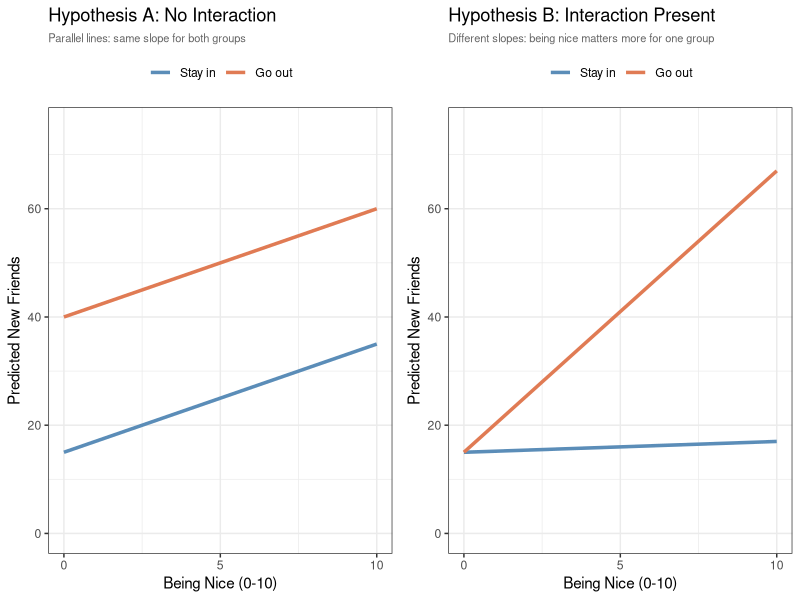
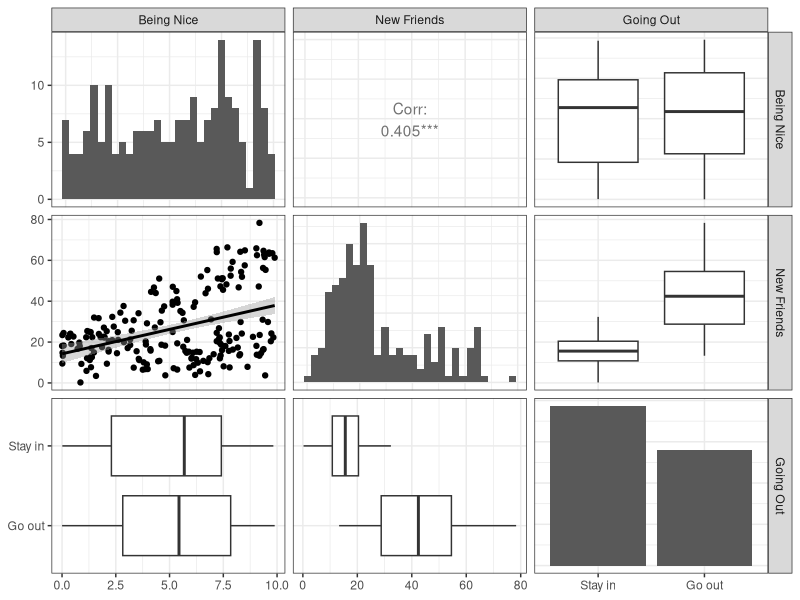
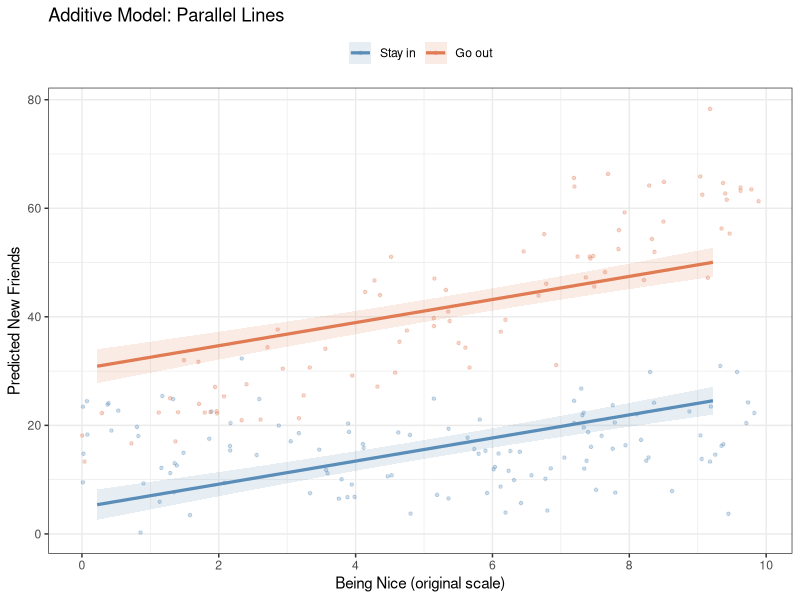
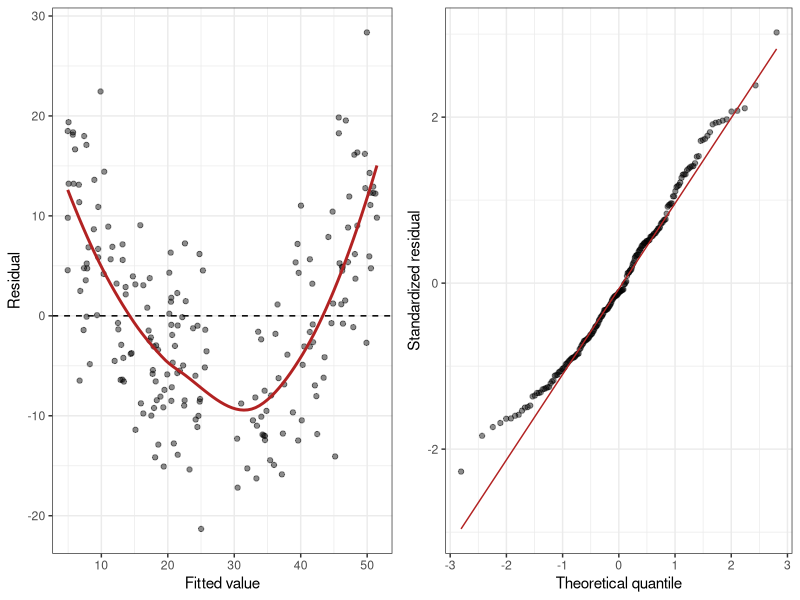
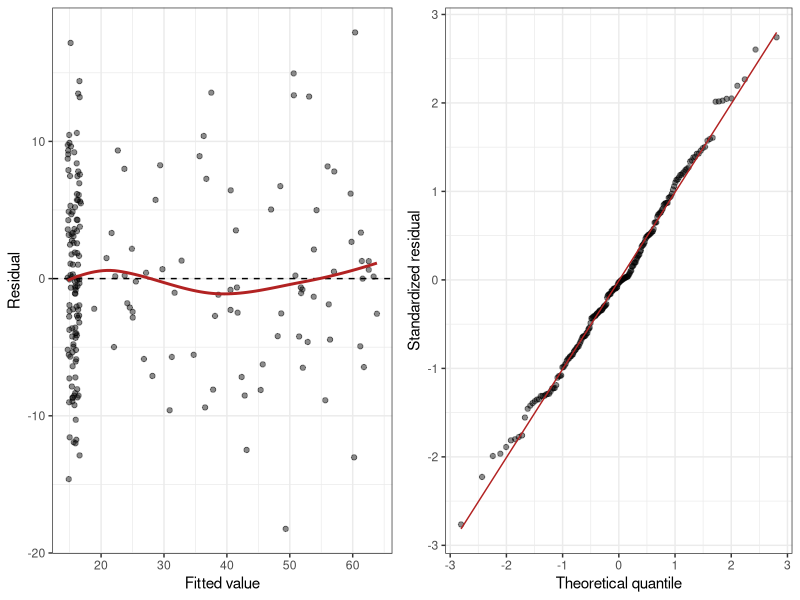
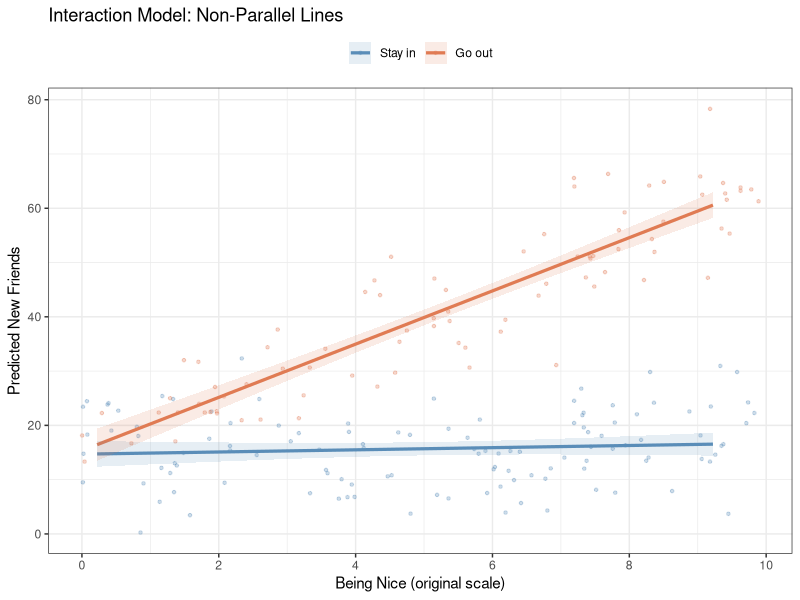
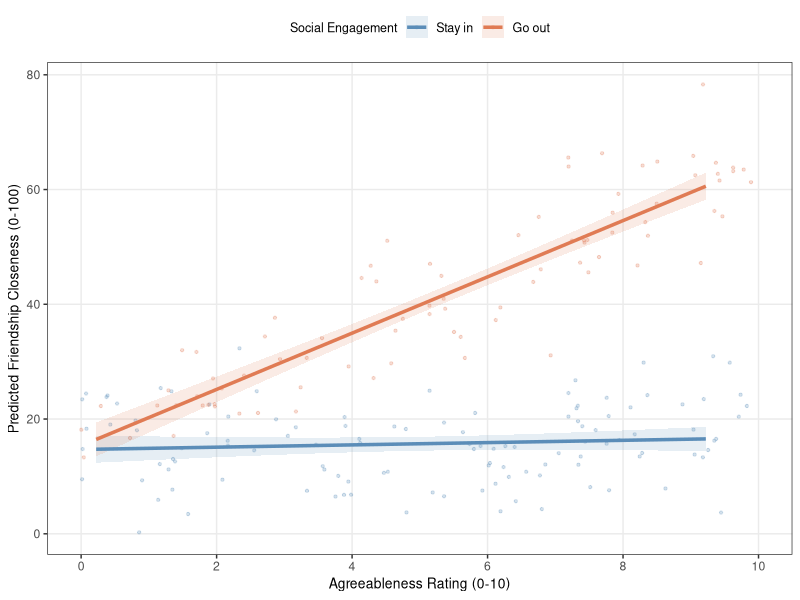

Reproduce these figures in R, in order.
## ---- chunk 1
knitr::opts_chunk$set(echo = FALSE)
knitr::opts_chunk$set(message = FALSE)
knitr::opts_chunk$set(warning = FALSE)
knitr::opts_chunk$set(fig.width = 4.5)
knitr::opts_chunk$set(fig.height = 3.5)
knitr::opts_chunk$set(fig.align = 'center')
knitr::opts_chunk$set(fig.show = "hold")
## ---- chunk 2
library(tidyverse)
library(ggplot2)
library(GGally)
library(emmeans)
library(gridExtra)
## ---- chunk 3
## Hypothesis A: No interaction (parallel lines)
hyp_A <- data.frame(
  BeingNice = c(0, 10, 0, 10),
  Predicted = c(15, 35, 40, 60),
  Group     = rep(c("Stay in", "Go out"), each = 2)
)
hyp_A$Group <- factor(hyp_A$Group, levels = c("Stay in", "Go out"))

p_A <- ggplot(hyp_A, aes(x = BeingNice, y = Predicted,
                          color = Group, group = Group)) +
  geom_line(linewidth = 1.2) +
  scale_x_continuous(breaks = c(0, 5, 10), limits = c(0, 10)) +
  scale_y_continuous(limits = c(0, 75)) +
  scale_color_manual(values = c("Stay in" = "#5b8db8", "Go out" = "#e07b54")) +
  labs(title = "Hypothesis A: No Interaction",
       subtitle = "Parallel lines: same slope for both groups",
       x = "Being Nice (0-10)", y = "Predicted New Friends",
       color = NULL) +
  theme_bw() +
  theme(legend.position = "top",
        plot.subtitle = element_text(size = 8, color = "grey40"))

## Hypothesis B: Interaction (different slopes)
hyp_B <- data.frame(
  BeingNice = c(0, 10, 0, 10),
  Predicted = c(15, 17, 15, 67),
  Group     = rep(c("Stay in", "Go out"), each = 2)
)
hyp_B$Group <- factor(hyp_B$Group, levels = c("Stay in", "Go out"))

p_B <- ggplot(hyp_B, aes(x = BeingNice, y = Predicted,
                          color = Group, group = Group)) +
  geom_line(linewidth = 1.2) +
  scale_x_continuous(breaks = c(0, 5, 10), limits = c(0, 10)) +
  scale_y_continuous(limits = c(0, 75)) +
  scale_color_manual(values = c("Stay in" = "#5b8db8", "Go out" = "#e07b54")) +
  labs(title = "Hypothesis B: Interaction Present",
       subtitle = "Different slopes: being nice matters more for one group",
       x = "Being Nice (0-10)", y = "Predicted New Friends",
       color = NULL) +
  theme_bw() +
  theme(legend.position = "top",
        plot.subtitle = element_text(size = 8, color = "grey40"))

gridExtra::grid.arrange(p_A, p_B, ncol = 2)
## ---- chunk 4
# Suppose BeingNice has a mean of 5.22
# After centering: a person with a raw score of 5.22 gets a centered score of 0

# The scale() function with center=TRUE and scale=FALSE does exactly this:
# data$BeingNice.C <- scale(data$BeingNice, center = TRUE, scale = FALSE)

# To check that it worked: the centered variable should have a mean of (essentially) zero
# mean(BeingNice.C)  # Should be ~0
## ---- chunk 5
set.seed(42)
n <- 200
X <- runif(n, 0, 10)
Z <- rbinom(n, 1, 0.5)
Y <- 0.05 * X + 0 * Z + 5 * X * Z + 15 + rnorm(n, sd = 7)
Friend.Data <- data.frame(BeingNice = X, GoingOut = Z, NewFriends = Y)
Friend.Data$GoingOut_ <- factor(Friend.Data$GoingOut,
                                levels = c(0, 1),
                                labels = c("Stay in", "Go out"))
Friend.Data$BeingNice.C <- scale(Friend.Data$BeingNice,
                                 center = TRUE, scale = FALSE)
## ---- chunk 6
Friend.Data %>%
  group_by(GoingOut_) %>%
  summarise(
    n          = n(),
    M_Nice     = round(mean(BeingNice), 2),
    M_Friends  = round(mean(NewFriends), 2),
    SD_Friends = round(sd(NewFriends), 2)
  )
## ---- chunk 7
round(mean(Friend.Data$BeingNice), 2)
## ---- chunk 8
# We use the original (uncentered) niceness score for the diagnostic plot
# so the axes are on the interpretable 0-10 scale
GGally::ggpairs(
  Friend.Data[, c("BeingNice", "NewFriends", "GoingOut_")],
  lower = list(continuous = "smooth", combo = "box_no_facet"),
  diag  = list(continuous = "barDiag"),
  columnLabels = c("Being Nice", "New Friends", "Going Out")
) + theme_bw()
## ---- chunk 9
Model.1 <- lm(NewFriends ~ BeingNice.C + GoingOut_, data = Friend.Data)
summary(Model.1)
## ---- chunk 10
Min.BN <- ceiling(min(Friend.Data$BeingNice.C))
Max.BN <- floor(max(Friend.Data$BeingNice.C))

Add.Em <- emmeans(Model.1,
                  ~ BeingNice.C | GoingOut_,
                  at = list(BeingNice.C = seq(Min.BN, Max.BN, 0.5)))
Add.Plot <- as.data.frame(Add.Em)
mean.BN  <- mean(Friend.Data$BeingNice)

# Transform centered x-axis back to original scale for readability
Add.Plot$BeingNice.orig <- Add.Plot$BeingNice.C + mean.BN

ggplot(Add.Plot, aes(x = BeingNice.orig, y = emmean,
                     color = GoingOut_, group = GoingOut_)) +
  geom_point(data = Friend.Data,
             aes(x = BeingNice, y = NewFriends,
                 color = GoingOut_, group = GoingOut_),
             alpha = 0.3, size = 0.9) +
  geom_line(linewidth = 1.1) +
  geom_ribbon(aes(ymin = lower.CL, ymax = upper.CL, fill = GoingOut_),
              alpha = 0.15, color = NA) +
  scale_color_manual(values = c("Stay in" = "#5b8db8", "Go out" = "#e07b54")) +
  scale_fill_manual(values  = c("Stay in" = "#5b8db8", "Go out" = "#e07b54")) +
  scale_x_continuous(breaks = seq(0, 10, 2)) +
  labs(title    = "Additive Model: Parallel Lines",
       x        = "Being Nice (original scale)",
       y        = "Predicted New Friends",
       color    = NULL, fill = NULL) +
  theme_bw() +
  theme(legend.position = "top")
## ---- chunk 11
diag_additive <- data.frame(
  fitted = fitted(Model.1),
  residual = resid(Model.1),
  standardized = rstandard(Model.1)
)

p_add_resid <- ggplot(diag_additive, aes(fitted, residual)) +
  geom_point(alpha = .45) +
  geom_hline(yintercept = 0, linetype = 2) +
  geom_smooth(method = "loess", se = FALSE, color = "firebrick") +
  labs(x = "Fitted value", y = "Residual") +
  theme_bw()

p_add_qq <- ggplot(diag_additive, aes(sample = standardized)) +
  stat_qq(alpha = .45) +
  stat_qq_line(color = "firebrick") +
  labs(x = "Theoretical quantile", y = "Standardized residual") +
  theme_bw()

gridExtra::grid.arrange(p_add_resid, p_add_qq, ncol = 2)
## ---- chunk 12
Model.2 <- lm(NewFriends ~ BeingNice.C * GoingOut_, data = Friend.Data)
summary(Model.2)
## ---- chunk 13
R2.1 <- summary(Model.1)$r.squared
R2.2 <- summary(Model.2)$r.squared

cat("Additive model R-squared:    ", round(R2.1, 3), "\n")
cat("Interaction model R-squared: ", round(R2.2, 3), "\n")
cat("Change in R-squared:         ", round(R2.2 - R2.1, 3), "\n")
## ---- chunk 14
knitr::kable(anova(Model.1, Model.2), digits = 3,
             caption = "Model Comparison: Additive vs. Interaction")
## ---- chunk 15
diag_interaction <- data.frame(
  fitted = fitted(Model.2),
  residual = resid(Model.2),
  standardized = rstandard(Model.2)
)

p_int_resid <- ggplot(diag_interaction, aes(fitted, residual)) +
  geom_point(alpha = .45) +
  geom_hline(yintercept = 0, linetype = 2) +
  geom_smooth(method = "loess", se = FALSE, color = "firebrick") +
  labs(x = "Fitted value", y = "Residual") +
  theme_bw()

p_int_qq <- ggplot(diag_interaction, aes(sample = standardized)) +
  stat_qq(alpha = .45) +
  stat_qq_line(color = "firebrick") +
  labs(x = "Theoretical quantile", y = "Standardized residual") +
  theme_bw()

gridExtra::grid.arrange(p_int_resid, p_int_qq, ncol = 2)
## ---- chunk 16
Inter.Em <- emmeans(Model.2,
                    ~ BeingNice.C | GoingOut_,
                    at = list(BeingNice.C = seq(Min.BN, Max.BN, 0.5)))
Inter.Plot <- as.data.frame(Inter.Em)
Inter.Plot$BeingNice.orig <- Inter.Plot$BeingNice.C + mean.BN

ggplot(Inter.Plot, aes(x = BeingNice.orig, y = emmean,
                       color = GoingOut_, group = GoingOut_)) +
  geom_point(data = Friend.Data,
             aes(x = BeingNice, y = NewFriends,
                 color = GoingOut_, group = GoingOut_),
             alpha = 0.3, size = 0.9) +
  geom_line(linewidth = 1.1) +
  geom_ribbon(aes(ymin = lower.CL, ymax = upper.CL, fill = GoingOut_),
              alpha = 0.15, color = NA) +
  scale_color_manual(values = c("Stay in" = "#5b8db8", "Go out" = "#e07b54")) +
  scale_fill_manual(values  = c("Stay in" = "#5b8db8", "Go out" = "#e07b54")) +
  scale_x_continuous(breaks = seq(0, 10, 2)) +
  labs(title = "Interaction Model: Non-Parallel Lines",
       x     = "Being Nice (original scale)",
       y     = "Predicted New Friends",
       color = NULL, fill = NULL) +
  theme_bw() +
  theme(legend.position = "top")
## ---- chunk 17
summary(Model.2)
## ---- chunk 18
simple.slopes <- emtrends(Model.2, "GoingOut_", var = "BeingNice.C")
# infer = TRUE shows both confidence intervals and significance tests in one table
summary(simple.slopes, infer = TRUE)
## ---- chunk 19
# Store results for use in inline text below and in the APA section
ss_df <- as.data.frame(summary(simple.slopes, infer = TRUE))
b_stay  <- round(ss_df$BeingNice.C.trend[1], 2)
se_stay <- round(ss_df$SE[1], 2)
t_stay  <- round(ss_df$t.ratio[1], 2)
p_stay  <- ss_df$p.value[1]
b_go    <- round(ss_df$BeingNice.C.trend[2], 2)
se_go   <- round(ss_df$SE[2], 2)
t_go    <- round(ss_df$t.ratio[2], 2)
p_go    <- ss_df$p.value[2]
## ---- chunk 20
# --- Coefficients from interaction model ---
sm2 <- summary(Model.2)$coefficients
B3  <- sm2["BeingNice.C:GoingOut_Go out", "Estimate"]
SE3 <- sm2["BeingNice.C:GoingOut_Go out", "Std. Error"]
t3  <- sm2["BeingNice.C:GoingOut_Go out", "t value"]

# --- Model 1 overall F-test ---
sm1.f  <- summary(Model.1)$fstatistic
m1.F   <- round(sm1.f[1], 2)
m1.df1 <- sm1.f[2]
m1.df2 <- sm1.f[3]

# --- Model comparison (delta R2 and F-test) ---
aov_comp  <- anova(Model.1, Model.2)
delta_F   <- round(aov_comp$F[2], 2)
delta_df1 <- aov_comp$Df[2]       # df for added term(s) = 1
delta_df2 <- aov_comp$Res.Df[2]   # residual df in full model

# --- Simple slopes: already stored in ss_df / b_stay / b_go etc. from ss-store chunk ---
# b_stay, se_stay, t_stay, p_stay, b_go, se_go, t_go, p_go already computed above

# --- Descriptives by group ---
m_stay  <- round(mean(Friend.Data$NewFriends[Friend.Data$GoingOut_ == "Stay in"]), 1)
sd_stay <- round(sd(Friend.Data$NewFriends[Friend.Data$GoingOut_  == "Stay in"]), 1)
m_go    <- round(mean(Friend.Data$NewFriends[Friend.Data$GoingOut_ == "Go out"]), 1)
sd_go   <- round(sd(Friend.Data$NewFriends[Friend.Data$GoingOut_  == "Go out"]), 1)
## ---- chunk 21
# --- APA-Style Interaction Plot ---

# Step 1: Get predicted values from the model using emmeans
Inter.Em.Fig <- emmeans(Model.2,
                        ~ BeingNice.C | GoingOut_,
                        at = list(BeingNice.C = seq(Min.BN, Max.BN, 0.25)))
Fig.Data <- as.data.frame(Inter.Em.Fig)

# Step 2: Transform centered x-axis back to original scale (0-10)
mean.BN <- mean(Friend.Data$BeingNice)
Fig.Data$BeingNice.orig <- Fig.Data$BeingNice.C + mean.BN

# Step 3: Build the plot
ggplot(Fig.Data, aes(x    = BeingNice.orig,
                     y    = emmean,
                     color = GoingOut_,
                     fill  = GoingOut_,
                     group = GoingOut_)) +
  # Raw data points (faint, for context)
  geom_point(data  = Friend.Data,
             aes(x = BeingNice, y = NewFriends,
                 color = GoingOut_, group = GoingOut_),
             alpha = 0.25, size = 0.8) +
  # Confidence ribbons
  geom_ribbon(aes(ymin = lower.CL, ymax = upper.CL),
              alpha = 0.15, color = NA) +
  # Regression lines
  geom_line(linewidth = 1.2) +
  # Formatting
  scale_color_manual(values = c("Stay in" = "#5b8db8",
                                "Go out"  = "#e07b54"),
                     labels = c("Stay in", "Go out")) +
  scale_fill_manual(values  = c("Stay in" = "#5b8db8",
                                "Go out"  = "#e07b54"),
                    labels = c("Stay in", "Go out")) +
  scale_x_continuous(breaks = seq(0, 10, 2), limits = c(0, 10)) +
  labs(x     = "Agreeableness Rating (0-10)",
       y     = "Predicted Friendship Closeness (0-100)",
       color = "Social Engagement",
       fill  = "Social Engagement") +
  theme_bw() +
  theme(legend.position   = "top",
        legend.title      = element_text(size = 9),
        legend.text       = element_text(size = 9),
        axis.title        = element_text(size = 10),
        panel.grid.minor  = element_blank())
